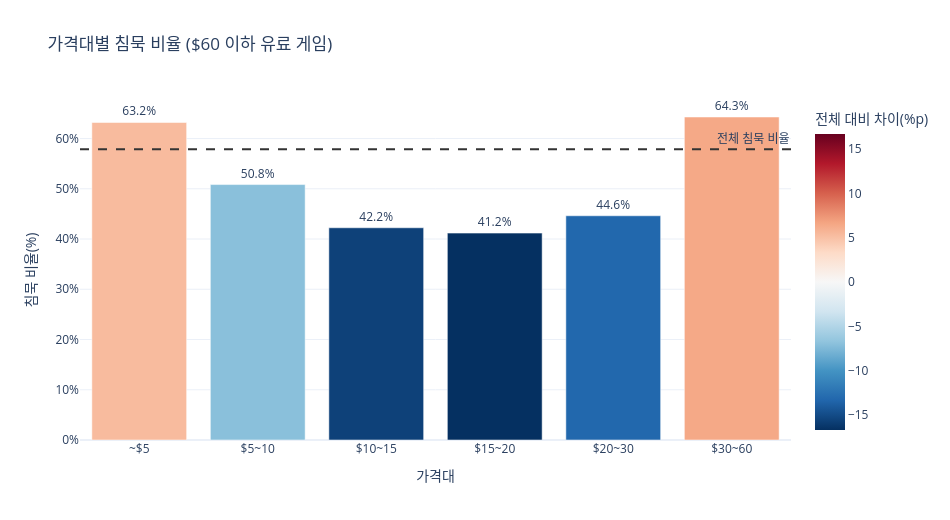

The notebook cell saved with this chart:
### Code cell
fig = px.bar(
    price_risk,
    x="price_range",
    y="silence_rate",
    color="rate_diff",
    color_continuous_scale="RdBu_r",
    color_continuous_midpoint=0,
    text="silence_rate",
    title="가격대별 침묵 비율 ($60 이하 유료 게임)",
    labels={"price_range": "가격대", "silence_rate": "침묵 비율(%)", "rate_diff": "전체 대비 차이(%p)"},
    hover_data={"game_count": ":,", "silence_games": ":,", "lift": ":.2f"},
)
fig.add_hline(y=overall_silence_rate, line_dash="dash", line_color="#333333", annotation_text="전체 침묵 비율")
fig.update_traces(texttemplate="%{text:.1f}%", textposition="outside")
fig.update_layout(template="plotly_white", width=950, height=520, yaxis=dict(ticksuffix="%"))
fig.show()

### Figure 1 — Plotly figure (JSON) as saved in the notebook; plotly's stock layout.template omitted (floating-point values rounded to 4 significant figures)
{"data": [{"customdata": [[7488.0, 4732.0, 1.092], [2801.0, 1424.0, 0.8785], [831.0, 351.0, 0.7298], [323.0, 133.0, 0.7115], [121.0, 54.0, 0.7711], [42.0, 27.0, 1.111]], "hovertemplate": "가격대=%{x}<br>침묵 비율(%)=%{text}<br>game_count=%{customdata[0]:,}<br>silence_games=%{customdata[1]:,}<br>lift=%{customdata[2]:.2f}<br>전체 대비 차이(%p)=%{marker.color}<extra></extra>", "legendgroup": "", "marker": {"color": [5.321, -7.034, -15.63, -16.7, -13.24, 6.413], "coloraxis": "coloraxis", "pattern": {"shape": ""}}, "name": "", "orientation": "v", "showlegend": false, "text": [63.19, 50.84, 42.24, 41.18, 44.63, 64.29], "textposition": "outside", "texttemplate": "%{text:.1f}%", "type": "bar", "x": ["~$5", "$5~10", "$10~15", "$15~20", "$20~30", "$30~60"], "xaxis": "x", "y": [63.19, 50.84, 42.24, 41.18, 44.63, 64.29], "yaxis": "y"}], "layout": {"annotations": [{"showarrow": false, "text": "전체 침묵 비율", "x": 1, "xanchor": "right", "xref": "x domain", "y": 57.87, "yanchor": "bottom", "yref": "y"}], "barmode": "relative", "coloraxis": {"cmid": 0, "colorbar": {"title": {"text": "전체 대비 차이(%p)"}}, "colorscale": [[0, "rgb(5,48,97)"], [0.1, "rgb(33,102,172)"], [0.2, "rgb(67,147,195)"], [0.3, "rgb(146,197,222)"], [0.4, "rgb(209,229,240)"], [0.5, "rgb(247,247,247)"], [0.6, "rgb(253,219,199)"], [0.7, "rgb(244,165,130)"], [0.8, "rgb(214,96,77)"], [0.9, "rgb(178,24,43)"], [1, "rgb(103,0,31)"]]}, "height": 520, "legend": {"tracegroupgap": 0}, "shapes": [{"line": {"color": "#333333", "dash": "dash"}, "type": "line", "x0": 0, "x1": 1, "xref": "x domain", "y0": 57.87, "y1": 57.87, "yref": "y"}], "title": {"text": "가격대별 침묵 비율 ($60 이하 유료 게임)"}, "width": 950, "xaxis": {"anchor": "y", "domain": [0, 1], "title": {"text": "가격대"}}, "yaxis": {"anchor": "x", "domain": [0, 1], "ticksuffix": "%", "title": {"text": "침묵 비율(%)"}}}}
